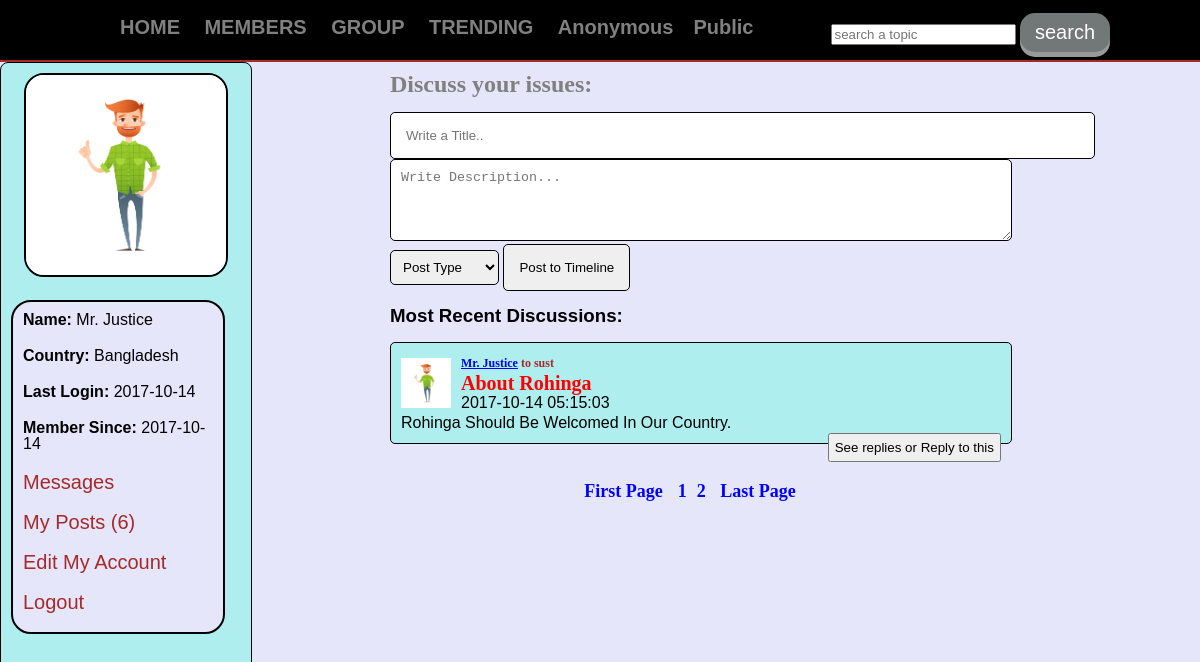
The page /justice/group.php (signed in) on the database its author committed.
### tables this page shows
CREATE TABLE `topics` (
  `topic_id` int(11) NOT NULL,
  `topic_title` text NOT NULL
);

CREATE TABLE `users` (
  `user_id` int(11) NOT NULL,
  `user_name` varchar(100) NOT NULL,
  `user_pass` varchar(100) NOT NULL,
  `user_email` varchar(100) NOT NULL,
  `user_country` varchar(100) NOT NULL,
  `user_gender` varchar(100) NOT NULL,
  `user_b_day` date NOT NULL,
  `user_image` text NOT NULL,
  `register_date` date NOT NULL,
  `last_login` date NOT NULL,
  `status` text NOT NULL,
  `posts` text NOT NULL,
  `ver_code` varchar(100) NOT NULL
);

CREATE TABLE `posts` (
  `post_id` int(11) NOT NULL,
  `user_id` int(11) NOT NULL,
  `topic_id` int(11) NOT NULL,
  `post_title` text NOT NULL,
  `post_content` text NOT NULL,
  `post_date` timestamp NOT NULL DEFAULT CURRENT_TIMESTAMP ON UPDATE CURRENT_TIMESTAMP,
  `group_id` int(11) NOT NULL
);

CREATE TABLE `groups` (
  `group_id` int(11) NOT NULL,
  `group_name` varchar(100) NOT NULL,
  `admin_id` int(11) NOT NULL
);

### justice/group.php (the view, shortened to what this page needs)
<?php
include("functions/functions.php");
if(!isset($_SESSION['user_email'])){
	header("location:index.php");
}
else {
?>
<!DOCTYPE html>
<html>
	<head>
	<link rel="stylesheet" href="styles/home_style.css" media="all" />
	</head>
	<body>
		<div class="container">
			<div id="head_wrap">
				<div id="header">
					<ul id="menu">
						<li><a href="home.php">HOME</a></li>
						<li><a href="members.php">MEMBERS</a></li>
						<li><a href="group.php">GROUP</a></li>
						<li><a href="topic.php" class="topic" name="topic">TRENDING</a></li>
						<?php
						$get_topics="select * from topics";
						$run_topics=mysqli_query($con,$get_topics);
						while($row=mysqli_fetch_array($run_topics)){
							$topic_id=$row['topic_id'];
							$topic_title=$row['topic_title'];
							echo "<li><a href='topic.php?topic=$topic_id'>$topic_title</a></li>";
						}
						?>
					</ul>
					<form method="get" action="results.php" id="form1">
						<input type="text" class="searchtopic" name="user_query" placeholder="search a topic" />
						<input type="submit" class="button" name="search" value="search" />
					</form>
				</div>
			</div>
			<div class="content">
				<div id="user_timeline">
					<div id="user_details">
					<?php
					$user=$_SESSION['user_email'];
					$get_user="select * from users where user_email='$user'";
					$run_user=mysqli_query($con,$get_user);
					$row=mysqli_fetch_array($run_user);
					$user_id=$row['user_id'];
					$user_name=$row['user_name'];
					$user_country=$row['user_country'];
					$user_image=$row['user_image'];
					$register_date=$row['register_date'];
					$last_login=$row['last_login'];
					$user_posts = "select * from posts where user_id='$user_id'";
					$run_posts = mysqli_query($con,$user_posts);
					$posts = mysqli_num_rows($run_posts);
					echo "
						<center><img src= 'user/user_images/$user_image' width='200' height='200' /></center>
						<div id='user_mention'>
						<p><strong>Name:</strong> $user_name</p>
						<p><strong>Country:</strong> $user_country</p>
						<p><strong>Last Login:</strong> $last_login</p>
						<p><strong>Member Since:</strong> $register_date</p>
						<p><a href='my_messages.php?u_id=$user_id'>Messages</a></p>
						<p><a href='my_posts.php?u_id=$user_id'>My Posts ($posts)  </a></p>
						<p><a href='edit_profile.php?u_id=$user_id'>Edit My Account</a></p>
						<p><a href='logout.php'>Logout</a></p>
						</div>
					";
					?>
					</div>
				</div>
				<div id="content_timeline">
					<form action="home.php?id=<?php echo $user_id; ?>" method="post" id="f">
					<h2>Discuss your issues:</h2></br>
					<input type="text" name="title" placeholder="Write a Title.." size="82" required="required"><br/>
					<textarea cols="83" rows="4" name="content" placeholder="Write Description..." ></textarea>
					<select name="topic">
						<option>Post Type</option>
					</select>
					<input type="submit" name="sub" value="Post to Timeline" />
					</form><br>
					<h3>Most Recent Discussions:</h3><br>
					<?php get_posts1(); ?>
				</div>
			</div>
	</body>
</html>
<?php } ?>

### justice/functions/functions.php (shortened to what this page needs)
<?php
	$con=mysqli_connect("localhost","root","","justice") or die("Connection was not Established");
  function get_posts1(){
    global $con;
    $per_page=5
    ;
    if(isset($_GET['page'])){
      $page= $_GET['page'];
    }
    else{
      $page=1;
    }
    $start_from=($page-1)* $per_page;
    $get_posts="select * from posts where group_id=1 ORDER BY 1 DESC LIMIT $start_from,$per_page";
    $run_posts=mysqli_query($con,$get_posts);
    $get_group="select * from groups where group_id=1";
    $run_group=mysqli_query($con,$get_group);
    while($row_groups=mysqli_fetch_array($run_group)){
      $group_name=$row_groups['group_name'];
    }
    while($row_posts=mysqli_fetch_array($run_posts)){
      $post_id=$row_posts['post_id'];
      $user_id=$row_posts['user_id'];
      $post_title=$row_posts['post_title'];
      $content=$row_posts['post_content'];
      $post_date=$row_posts['post_date'];
      $topic_id=$row_posts['topic_id'];
      if($topic_id==2) {
      $user="select * from users where user_id='$user_id' and posts='yes'";
      $run_user=mysqli_query($con,$user);
      $row_user=mysqli_fetch_array($run_user);
      $user_name=$row_user['user_name'];
      $user_image=$row_user['user_image'];
      echo " <div id='posts'>
      <p><img src='user/user_images/$user_image' width='50' height='50'></p>
      <h3><a href='user_profile.php?user_id=$user_id' >$user_name</a> to $group_name</h3>
      <h4>$post_title</h4>
      <p>$post_date</p>
      <p>$content</p>
      <a href='single.php?post_id=$post_id' style='float:right;' ><button>See replies or Reply to this</button></a>
      </div><br/>
      ";
    }
  }
    include("pagination.php");
  }
?>

### justice/styles/home_style.css (style rules this page uses)
html, body, div, span, applet, object, iframe, h1, h2, h3, h4, h5, h6, p, blockquote, pre, a, abbr, acronym, address, big, cite, code, del, dfn, em, img, ins, kbd, q, s, samp, small, strike, strong, sub, sup, tt, var, b, u, i, center, dl, dt, dd, ol, ul, li, fieldset, form, label, legend, table, caption, tbody, tfoot, thead, tr, th, td, article, aside, canvas, details, embed, figure, figcaption, footer, header, hgroup, menu, nav, output, ruby, section, summary, time, mark, audio, video { margin: 0; padding: 0; border: 0; }
body { line-height: 1; background-color: #E6E6FA; font-family: "Raleway", sans-serif; }
.container { margin: 0; padding: 0; background-color: #E6E6FA; }
#head_wrap { width: 100%; height: 40px; margin: 0 auto; border-bottom: 2px solid brown; padding: 10px; background: #AFEEEE; background-color: black; }
#header { margin: 0 auto; width: 1000px; height: 35px; }
#menu { line-height:35px; padding:0; margin:0; float:left; }
#menu li { display:inline; list-style:none; }
#menu a { margin:5px; padding:5px; text-decoration:none; color:gray; font-size:20px; font-weight:bold; }
#form1 { float: right; line-height: 35px; padding-top:3px; }
.button { display: inline-block; padding: 8px 15px; font-size: 20px; cursor: pointer; text-align: center; text-decoration: none; outline: none; color: #fff; background-color: #717877; border: none; border-radius: 15px; box-shadow: 0 5px #999; }
.content { width: 1200px; margin:0 auto; }
#user_timeline { background: #AFEEEE; width:250px; float:left; height:850px; border:1px solid black; border-radius: 8px; }
#user_details { padding:10px; margin-bottom:5px; }
#user_details img { border: 2px solid black; border-radius:20px; }
#user_details p { margin-bottom:10px; padding:5px; }
#user_details a { color:brown; text-decoration:none; font-size:20px; }
#user_mention { background:#E6E6FA; border: 2px solid black; border-radius:20px; width:200px; margin-top:20px ; margin-right: 15px; padding:5px; }
#content_timeline { float:right; width:700px; padding:10px; margin-right: 100px; }
#f input { padding:15px; border:1px solid black; border-radius:5px; font_weight:bolder; }
#f textarea { padding:10px; border:1px solid black; border-radius:5px; font_weight:bolder; width: 600px; }
#f select { padding:8px; border:1px solid black; border-radius:5px; font_weight:bolder; }
#f h2 { color:gray; font-family:sansational; }
#posts { width:600px; background:#AFEEEE; padding:10px; line-height:20px; border:1px solid black; text-align:justify; border-radius: 5px; }
#posts img { float:left; padding-top:5px; padding-right:10px; }
#posts h3 { color:brown; font-size: 12px; font-family: Georgia; }
#posts button { padding:5px; }
#posts h4 { color: red; font-size: 20px; font-family: Trebuchet MS; }

### rows shown on the page
topics: topic_title "Anonymous"
topics: topic_title "Public"
users: user_image (picture), user_name "Mr. Justice", user_country "Bangladesh", last_login "2017-10-14", register_date "2017-10-14"
posts: user.user_image (picture), user.user_name "Mr. Justice", group.group_name "sust", post_title "About Rohinga", post_date "2017-10-14 05:15:03", post_content "Rohinga Should Be Welcomed In Our Country."

### other values the page prints
$posts "6"
